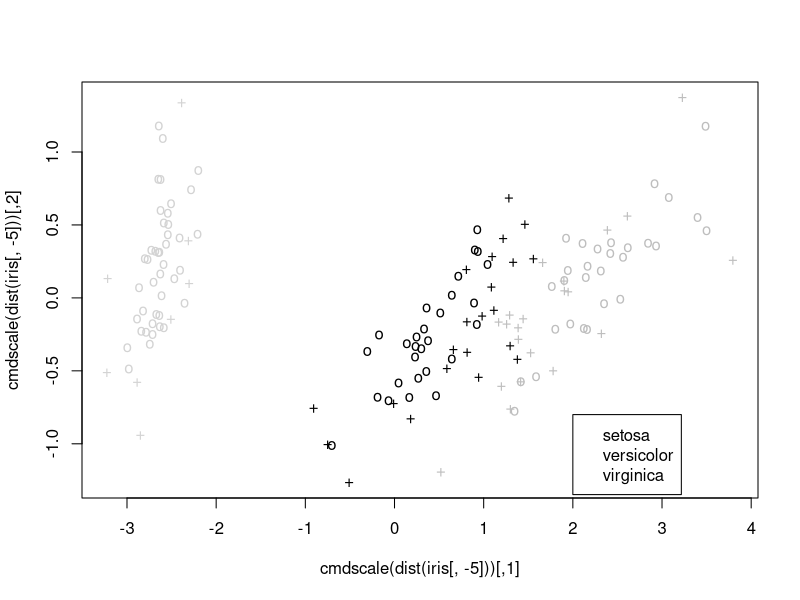

Reproduce this figure in R.
## ---- chunk 1
library(e1071)
#第一种使用格式
sv=svm(Species~.,data=iris)#建立svm模型

#第二种使用格式
x=iris[,-5]
y=iris[,5]
sv=svm(x,y,kernel = "radial",gamma=if(is.vector(x))1 else 1/ncol(x))#建立模型
#gamma：如果特征向量是向量则gamma取1，否则取为特征向量个数的倒数

#结果分析
summary(sv)
## ---- chunk 2
#构造新数据
x=iris[,1:4]
pred=predict(sv,x)#用模型sv预测
pred[sample(1:150,8)]#随机挑选8个结果展示

#模型精度展示
table(pred,y)
## ---- chunk 3
attach(iris)#将数据集iris按列单独确认向量
x=subset(iris,select=-Species)
y=Species
#确定要使用的分类方式
type=c("C-classification","nu-classification","one-classification")

kernel=c("linear","polynomial","radial","sigmoid")#确定要使用的核函数

pred=array(0,dim=c(150,3,4))#初始化预测结果矩阵，三维长度，150，3，4
accuracy=matrix(0,3,4)#初始化模型精准度矩阵的两维长度3，4
yy=as.integer(y)#方便精度计算，将结果变量数量化为1，2，3

for(i in 1:3)#i影响的维度代表分类方式
{
    for(j in 1:4)#j影响的维度代表核函数
    {
        pred[,i,j]=predict(svm(x,y,type=type[i],kernel=kernel[j]),x)#对每 一模型进行预测
        if(i>2) accuracy[i,j]=sum(pred[,i,j]!=1)#accuracy表示模型预测错误个数
        else accuracy[i,j]=sum(pred[,i,j]!=yy)
        
    }
}
dimnames(accuracy)=list(type,kernel)#确定模型精度变量的列名和行名
accuracy#查看结果
## ---- chunk 4
#查看结果
table(pred[,1,3],y)
#确认最后模型
attach(iris)#将数据集iris按列单独确认向量
x=subset(iris,select=-Species)
y=Species
sv.final=svm(x,y,,type="C-classification",kernel = "radial")

## ---- chunk 5
plot(cmdscale(dist(iris[,-5])),col=c("lightgray","black","gray")[as.integer(iris[,5])],pch=c("o","+")[1:150 %in% sv.final$index+1])#+表示支持向量，0表示普通样本点

legend(2,-0.8,c("setosa","versicolor","virginica"),col=c("lightgray","black","gray"))
## ---- chunk 6
wts=c(1,1,1)#确定模型各个类别比重1：1：1
names(wts)=c("setosa","versicolor","virginica")#确定各个比重对应的类别
svw=svm(x,y,class.weights = wts)#建立模型
## ---- chunk 7
wts=c(1,100,100)
names(wts)=c("setosa","versicolor","virginica")#确定各个比重对应的类别
svw1=svm(x,y,class.weights = wts)#建立模型
pred1=predict(svw1,x)
table(pred1,y)
## ---- chunk 8
wts=c(1,500,500)
names(wts)=c("setosa","versicolor","virginica")#确定各个比重对应的类别
svw2=svm(x,y,class.weights = wts)#建立模型
pred2=predict(svw2,x)
table(pred2,y)
